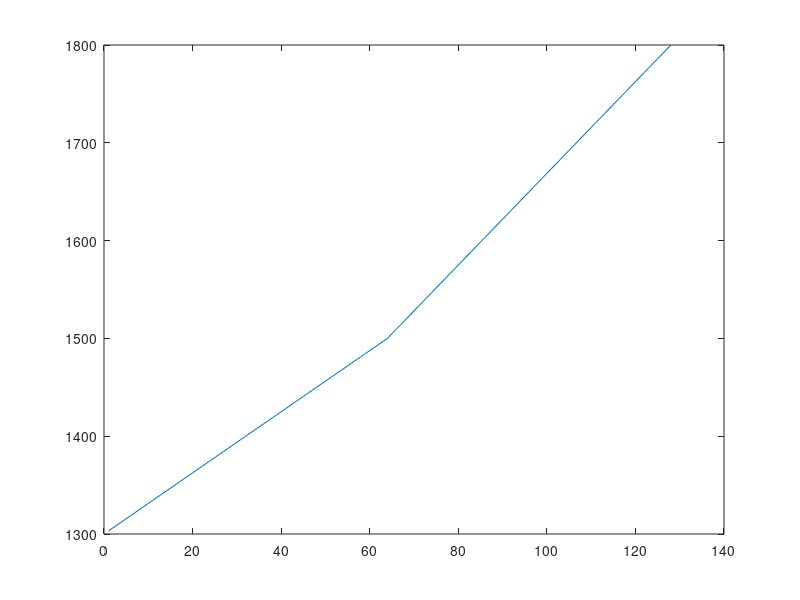

Write MATLAB code to recreate this figure.
%% Calibration Curve
%  Garret Hilton, Austin Rosenbaum, Meshal Albiaz
%  EELE 488 Montana State Univerity 
%
%  Second Order Polynomial Calibration curve 
%  inputs:
%    leftT PWM to turn to the far left 
%    rightT PWM to turn to the far right
%    middle PWM to drive straight
%
%    Initial Conditions:
%        y'(63) = 0 
%        y(0) = leftT
%        y(127) = rightT
%    Equation:
%    y(x) = for x <  64 y(x) = A*x^2  + B*x  + C 
%           for x >= 64 y(x) = A2*x^2 + B2*x + D 
% 

leftT = 1250;
rigthT = 1850;
middle = 1550;
tt = 0:1:127;

C = leftT;
D = rigthT;

A = C / (63.5*63.5) - middle/(63.5*63.5);

B = (-A)*63.5 - (C / 63.5) + middle/(63.5);

A2 = D / (63.5*63.5) - middle/(63.5*63.5);

B2 = -(A2)*63.5 - (D / 63.5) + middle/(63.5);

y = zeros(1, length(tt));
for kk = 0:(length(tt)-1)
    if kk <= 63
        y(kk+1) = A*kk*kk + B*kk + C;
    else
        y(kk+1) = A2*kk*kk + B2*kk + D;
    end
    
end
xV = [63.5, 63.5];
yV = [1200, 1900];
points = [leftT, middle, rigthT];
fprintf('\ny1(x) = %.3fx^2 + %.3fx + %d\n', A, B, C)
eq1 = sprintf('\ny1(x) = %.3fx^2 + %.3fx + %d\n', A, B, C);
fprintf('\ny2(x) = %.3fx^2 + %.3fx + %d\n', -A, -B, D)
eq2 = sprintf('\ny2(x) = %.3fx^2 + %.3fx + %d\n', -A, -B, D);
xPoints = [0, 63, 127];
plot(tt, y, 'b', xPoints, points, 'r o', xV, yV, 'g--')
text(5, 1600, eq1);
text (68, 1450, eq2);
title('Two Second Order Steering Curves')
ylabel('PWM to Servo')
xlabel ('Center of Line Position')

%%
center = 1500;
left = 1300;
right = 1800;

slope = (center - left)/64;
b1 = center - slope*64;
slope2 = (right - center)/64;
b2 = right - slope2*128;
tt = 1:1:128;
%y = slope*tt + b1;
%y2 = slope2*tt + b2;

y = zeros(1, 128);
for kk = 1:128
    if kk <= 63
        y(kk) = slope*kk + b1;
    else
        y(kk) = slope2*kk + b2;
    end
    
end

plot(tt, y)
